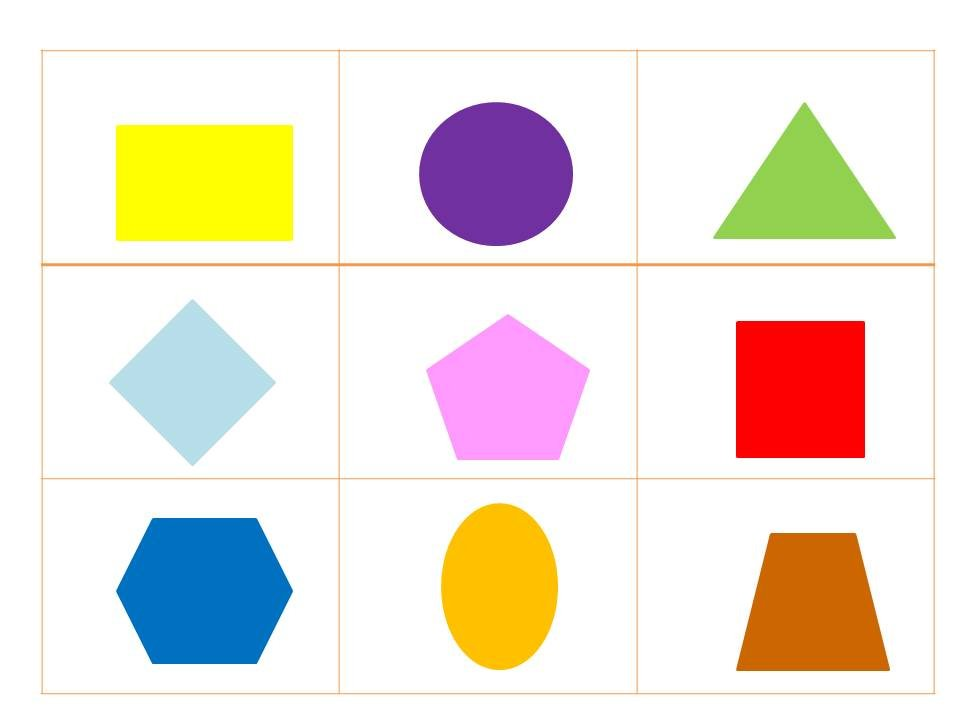
#> input picture UNIDAD 3/IMG 2/30.jpeg, 960 x 720 px, found by its file name
$ jupyter execute modificacion_imagenes.ipynb
#> lines starting #> are read from the running program, lines starting #| are printed output that depends on the picture
# Modificación de Imágenes (OpenCV)

Técnicas fundamentales de transformación de imágenes utilizadas en visión por computadora y redes neuronales convolucionales (CNN).

#  1. Rotación

**Funciones:**
- `cv2.getRotationMatrix2D(center, angle, scale)`
- `cv2.warpAffine(img, M, dsize)`

**Parámetros:**
- `center`: Centro de rotación (x, y)
- `angle`: Ángulo en grados
- `scale`: Escala de la imagen
- `M`: Matriz de transformación
- `dsize`: Tamaño de salida

[cell 1]
import cv2
import numpy as np
import cv2

img = cv2.imread('IMG/30.jpeg')
#> img is the input picture: shape (720, 960, 3); mean B, G, R 218.7, 228.6, 238.1
img = cv2.resize(img, (400, 400))
#> img: shape (400, 400, 3)
(h, w) = img.shape[:2]#El valor devuelto por img.shape es una tupla con números enteros que indican el tamaño de cada dimensión
#> h = 400; w = 400
center = (w//2, h//2)#centrico de la imagen
#> center = (200, 200)
M = cv2.getRotationMatrix2D(center, 34,0.8)#Matriz de rotación, el primer argumento es el centro de rotación, el segundo es el ángulo de rotación en grados, el tercero es la escala (1 significa sin cambio de tamaño) y el cuarto es un valor opcional que se utiliza para especificar la traslación después de la rotación (en este caso, no se aplica ninguna traslación).
rotada = cv2.warpAffine(img, M, (w, h), flags=cv2.INTER_LINEAR, borderMode=cv2.BORDER_CONSTANT, borderValue=(0, 0, 0))
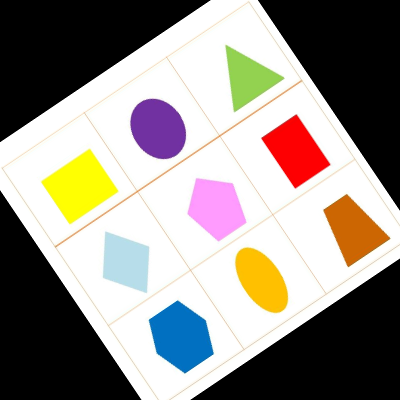
#> rotada: shape (400, 400, 3); mean B, G, R 136.6, 142.9, 149
#La función cv2.warpAffine se utiliza para aplicar una transformación afín a una imagen. En este caso, se está aplicando la matriz de rotación M a la imagen img. El tercer argumento (w, h) especifica el tamaño de la imagen de salida después de la transformación. Los argumentos flags, borderMode y borderValue se utilizan para controlar cómo se manejan los bordes de la imagen durante la transformación. En este caso, se está utilizando la interpolación lineal (cv2.INTER_LINEAR) para calcular los valores de píxeles en la imagen de salida, y se está estableciendo el borde a un color blanco (255, 255, 255) utilizando el modo de borde constante (cv2.BORDER_CONSTANT).

cv2.imshow('figura',rotada)
cv2.waitKey(0)
cv2.destroyAllWindows()

#  2. Escalado (Zoom)

**Función:** `cv2.resize()`

**Parámetros:**
- `dsize`: Tamaño final
- `fx`, `fy`: Factores de escala
- `interpolation`: Método de interpolación


[cell 2]
zoom = cv2.resize(img, None, fx=1.0, fy=1.0, interpolation=cv2.INTER_CUBIC)
cv2.imshow('figura', zoom)
cv2.waitKey(0)
cv2.destroyAllWindows()

# 3. Traslación

**Función:** `cv2.warpAffine()`

**Parámetros:**
- `tx`, `ty`: Desplazamiento horizontal y vertical
<table border="1" cellpadding="8" cellspacing="0">
  <tbody>
    <tr>
      <td><code>[[a,  b,  tx],[c,  d,  ty]]</code></td>
      <td><code>[[0, 1, 10],[2, 0, 10]]</code></td>
    </tr>
  </tbody>
</table>
-
<table border="1" cellpadding="8" cellspacing="0">
  <thead>
    <tr>
      <th>Parámetro</th>
      <th>Valor</th>
      <th>Función</th>
    </tr>
  </thead>
  <tbody>
    <tr>
      <td><code>a</code></td>
      <td>escala/rotación</td>
      <td>Componente X en eje X</td>
    </tr>
    <tr>
      <td><code>b</code></td>
      <td>escala/rotación</td>
      <td>Componente Y en eje X</td>
    </tr>
    <tr>
      <td><code>tx</code></td>
      <td>traslación</td>
      <td>Desplazamiento en X (píxeles)</td>
    </tr>
    <tr>
      <td><code>c </code></td>
      <td>escala/rotación</td>
      <td>Componente X en eje Y</td>
    </tr>
    <tr>
      <td><code>d</code></td>
      <td>escala/rotación</td>
      <td>Componente Y en eje Y</td>
    </tr>
    <tr>
      <td><code>ty </code></td>
      <td>traslación</td>
      <td>Desplazamiento en Y (píxeles)</td>
    </tr>
  </tbody>
</table>


[cell 3]
random = np.random.rand(2, 3).astype(np.float32)
#M = np.array([[0.2, 0.9, 2],
 #             [0.8, 0.2, 2]], dtype=np.float32)
M = np.array(random, dtype=np.float32)
translada = cv2.warpAffine(img, M, (w, h))
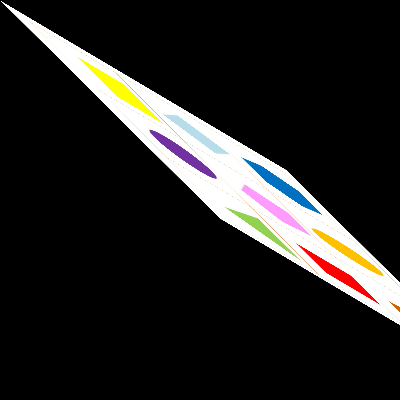
#> translada: shape (400, 400, 3); mean B, G, R 31.7, 32.9, 34
cv2.imshow('figura', translada)
cv2.waitKey(5000)
cv2.destroyAllWindows()

#  4. Flip (Volteo)

**Función:** `cv2.flip()`

**Parámetros:**
- `0`: Vertical
- `1`: Horizontal
- `-1`: Ambos

[cell 4]
img = cv2.imread('IMG/30.jpeg')
img = cv2.resize(img, (300, 300))
#> img: shape (300, 300, 3)
Vertical=cv2.flip(img,  0)
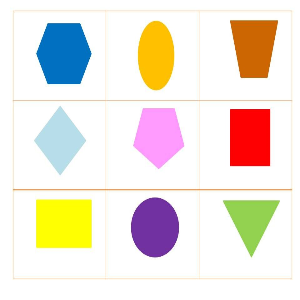
#> Vertical: shape (300, 300, 3); mean B, G, R 218.9, 228.8, 238.3
Horizontal=cv2.flip(img,  1)
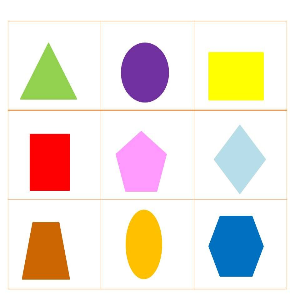
#> Horizontal: shape (300, 300, 3); mean B, G, R 218.9, 228.8, 238.3
Ambos=cv2.flip(img, -1)
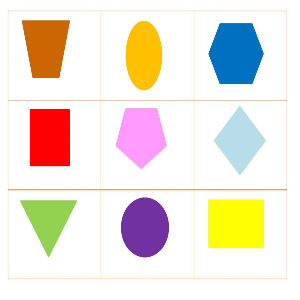
#> Ambos: shape (300, 300, 3); mean B, G, R 218.9, 228.8, 238.3
comparacion = np.hstack([img,Vertical,Horizontal,Ambos])
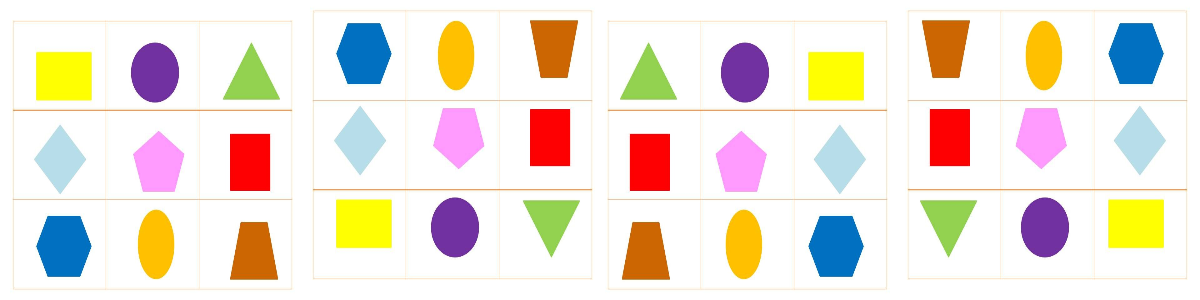
#> comparacion: shape (300, 1200, 3); mean B, G, R 218.9, 228.8, 238.3
cv2.imshow('Original Vertical  Horizontal   Ambos', comparacion)
cv2.waitKey(0)
cv2.destroyAllWindows()

# 5. Conversión de Color

**Función:** `cv2.cvtColor()`

**Parámetros:**
- `img`: Imagen de entrada
- `code`: Tipo de conversión

[cell 5]
gris = cv2.cvtColor(img, cv2.COLOR_BGR2GRAY)
hsv = cv2.cvtColor(img, cv2.COLOR_BGR2HSV)
#> hsv: shape (300, 300, 3); mean H, S, V 25, 46.2, 247.5
cv2.imshow('GRIS', gris)
cv2.imshow('HSV', hsv)
cv2.waitKey(0)
cv2.destroyAllWindows()

# 6. Brillo y Contraste

**Función:** `cv2.convertScaleAbs()`

**Parámetros:**
- `alpha`: Contraste
- `beta`: Brillo
- # Contraste
- alpha: 0.0  → 3.0    `más allá de 3.0 satura demasiado`

- # Brillo
- beta: -127  → 127    `límite natural de escala uint8`

[cell 6]
ajuste = cv2.convertScaleAbs(img, alpha=1, beta=60)
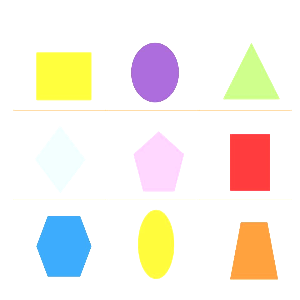
#> ajuste: shape (300, 300, 3); mean B, G, R 232.3, 240.7, 246.1
comparacion = np.hstack([img, ajuste])
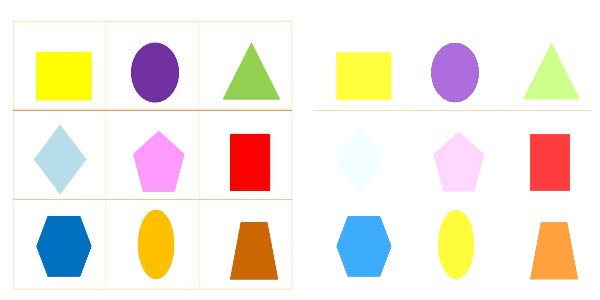
#> comparacion: shape (300, 600, 3); mean B, G, R 225.6, 234.8, 242.2
cv2.imshow('Original  |  Ajustado', comparacion)
cv2.waitKey(0)
cv2.destroyAllWindows()

# 8. Recorte

**Método:** slicing en NumPy

**Parámetros:**
- `y1:y2, x1:x2`: Región de interés

[cell 7]
crop = img[25:150,260:400]
crop1= img[25:150,140:270]
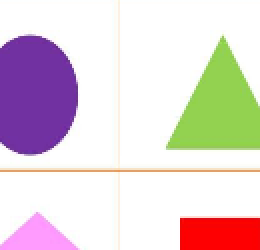
#> crop1: shape (125, 130, 3) (shown 2 times larger); mean B, G, R 214, 211.6, 226.4
comparacion_crop = np.hstack([crop,crop1])
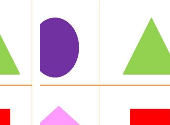
#> comparacion_crop: shape (125, 170, 3); mean B, G, R 217.6, 218.6, 230.8
cv2.imshow('crop crop1 ' , comparacion_crop)
cv2.waitKey(0)
cv2.destroyAllWindows()

$ run again, with UNIDAD 3/IMG 2/1.jpeg copied over UNIDAD 3/IMG 2/30.jpeg
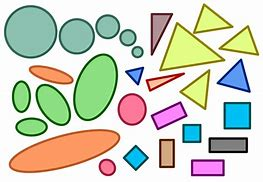
#> input picture UNIDAD 3/IMG 2/1.jpeg, 263 x 182 px, found by its file name
#> img is the input picture: shape (182, 263, 3); mean B, G, R 191.5, 208.5, 204.4
#> hsv: shape (300, 300, 3); mean H, S, V 64.4, 62.4, 225.4
#> `crop1= img[25:150,140:270]`:
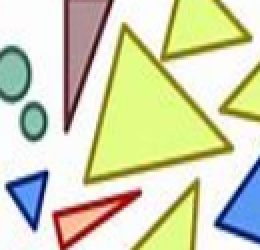
#> crop1: shape (125, 130, 3) (shown 2 times larger); mean B, G, R 179.5, 212.5, 209.4
#> `comparacion_crop = np.hstack([crop,crop1])`:
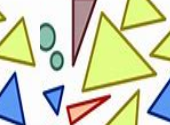
#> comparacion_crop: shape (125, 170, 3); mean B, G, R 185.2, 213.3, 208.2

$ run again, with UNIDAD 3/IMG 2/2.jpeg copied over UNIDAD 3/IMG 2/30.jpeg
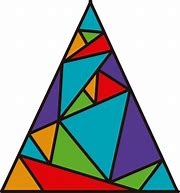
#> input picture UNIDAD 3/IMG 2/2.jpeg, 180 x 193 px, found by its file name
#> img is the input picture: shape (193, 180, 3); mean B, G, R 167.8, 169.9, 163.9
#> hsv: shape (300, 300, 3); mean H, S, V 49.8, 101.5, 196.4
#> `comparacion_crop = np.hstack([crop,crop1])`:
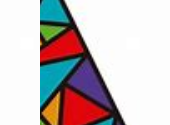
#> comparacion_crop: shape (125, 170, 3); mean B, G, R 192.8, 191.3, 200.7
